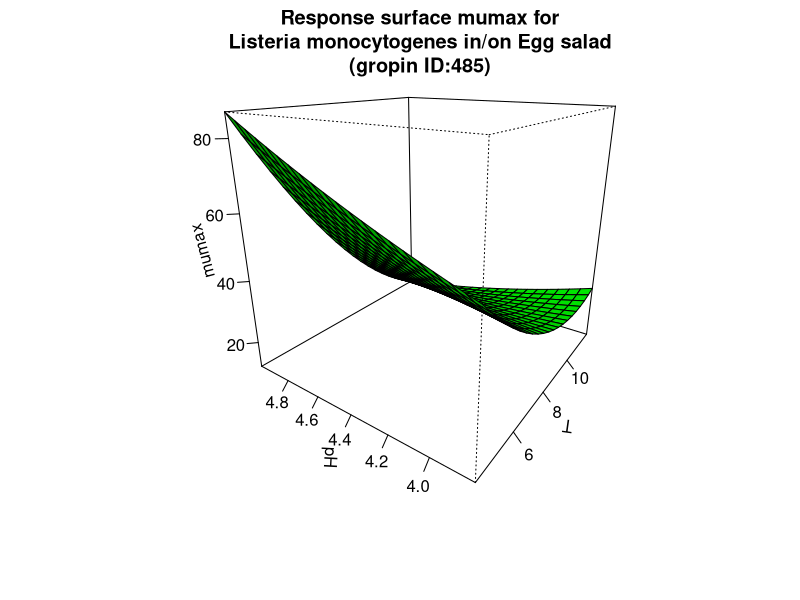

The R script that drew this image:
#############################
# start of Parameter script
#############################
T <- seq(4.004,11.988011988012,length.out=21)
pH <- seq(3.8038,4.995004995005,length.out=21)
#############################
# end of Parameter script
#############################
############################# 
# start of Model script Gropin ID 485 
#############################
 
# constant coefficients for this model
 
variables <- data.frame(T,pH)
argumentsPar <- expand.grid(variables)
 
# heart of the model
response_surface <- function(T,pH) {
   mumax <-15.5+4.6*pH+4.78*(pH^2)+4.9*T+0.7*(T^2)-5.1*(pH*T)

return(mumax=mumax)
} 

# output parameters
responseSurface <- cbind(argumentsPar,response_surface(argumentsPar['T'],argumentsPar['pH']))
colnames(responseSurface) <- c(colnames(argumentsPar),'mumax')
#############################
# End of Model script
#############################
############################# 
# start of Visualisation script Gropin ID 485 
#############################
persp(T,pH,matrix(unlist(responseSurface$'mumax'),nrow=21),col = 'green',xlab='T',ylab='pH',zlab='mumax',main='Response surface mumax for
Listeria monocytogenes in/on Egg salad
(gropin ID:485)',theta=305,phi=20,shade=0.25,ticktype = 'detailed')
#############################
# End of Visualisation script
#############################
